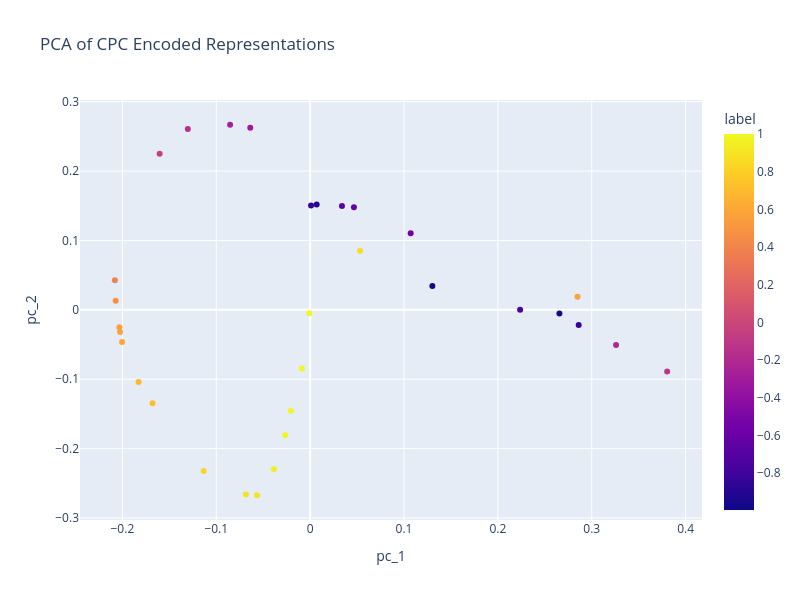

This figure's notebook cell:
### Code cell
px.scatter(
    df_encoded_pca,
    x="pc_1",
    y="pc_2",
    color="label",
    title="PCA of CPC Encoded Representations",
    width=800,
    height=600,
    color_continuous_scale="Viridis",
)

### Figure 1 — Plotly figure (JSON) as saved in the notebook; plotly's stock layout.template omitted (floating-point values rounded to 4 significant figures)
{"data": [{"hovertemplate": "pc_1=%{x}<br>pc_2=%{y}<br>label=%{marker.color}<extra></extra>", "legendgroup": "", "marker": {"color": [0.5978, -0.7683, -0.8376, 0.9018, 0.4709, 0.9806, -0.9955, 0.5792, 0.9564, -0.9122, -0.2143, -0.1148, -0.5499, -0.9413, 0.7223, 0.9915, -0.3199, 0.6871, 0.8867, -0.2726, 0.5705, 0.9999, 0.9883, -0.6807, -0.85, -0.1586, -0.04247, 0.5573, 0.8681, 0.8268, 0.3959, -0.6435], "coloraxis": "coloraxis", "symbol": "circle"}, "mode": "markers", "name": "", "orientation": "v", "showlegend": false, "type": "scatter", "x": [-0.2004, 0.2237, 0.2861, -0.05658, -0.2071, -0.02654, 0.1302, 0.2848, -0.03864, 0.006954, 0.3259, 0.3803, 0.1071, 0.2656, -0.1679, -0.02063, -0.06378, -0.1828, -0.06835, -0.08526, -0.2025, -0.008724, -0.0007987, 0.03391, 0.0009698, -0.1303, -0.1603, -0.2032, 0.05316, -0.1134, -0.208, 0.04665], "xaxis": "x", "y": [-0.04638, 0.0002179, -0.02175, -0.2672, 0.01302, -0.1806, 0.03452, 0.01891, -0.2298, 0.1518, -0.05082, -0.08896, 0.1105, -0.005096, -0.1347, -0.1454, 0.2626, -0.1041, -0.2662, 0.2668, -0.03205, -0.08446, -0.004729, 0.1495, 0.1504, 0.2606, 0.2249, -0.02511, 0.0853, -0.2321, 0.04255, 0.1477], "yaxis": "y"}], "layout": {"coloraxis": {"colorbar": {"title": {"text": "label"}}, "colorscale": [[0, "#0d0887"], [0.1111, "#46039f"], [0.2222, "#7201a8"], [0.3333, "#9c179e"], [0.4444, "#bd3786"], [0.5556, "#d8576b"], [0.6667, "#ed7953"], [0.7778, "#fb9f3a"], [0.8889, "#fdca26"], [1, "#f0f921"]]}, "height": 600, "legend": {"tracegroupgap": 0}, "title": {"text": "PCA of CPC Encoded Representations"}, "width": 800, "xaxis": {"anchor": "y", "domain": [0, 1], "title": {"text": "pc_1"}}, "yaxis": {"anchor": "x", "domain": [0, 1], "title": {"text": "pc_2"}}}}
